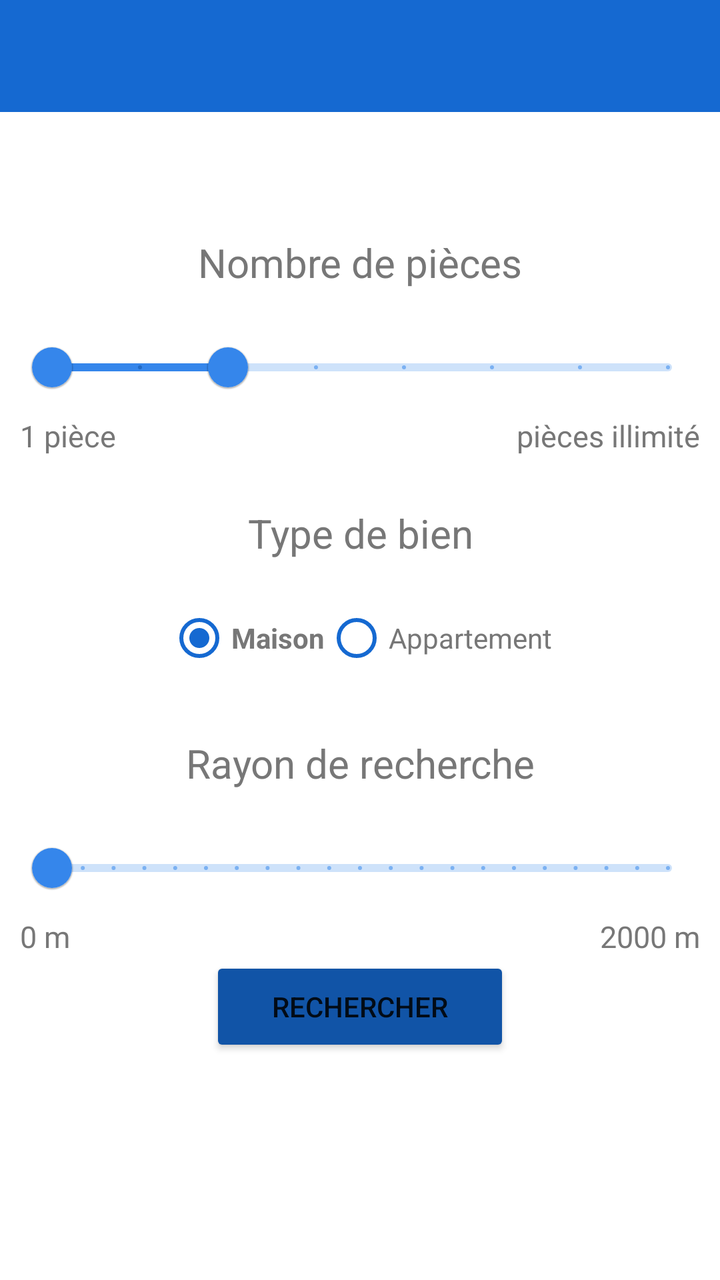
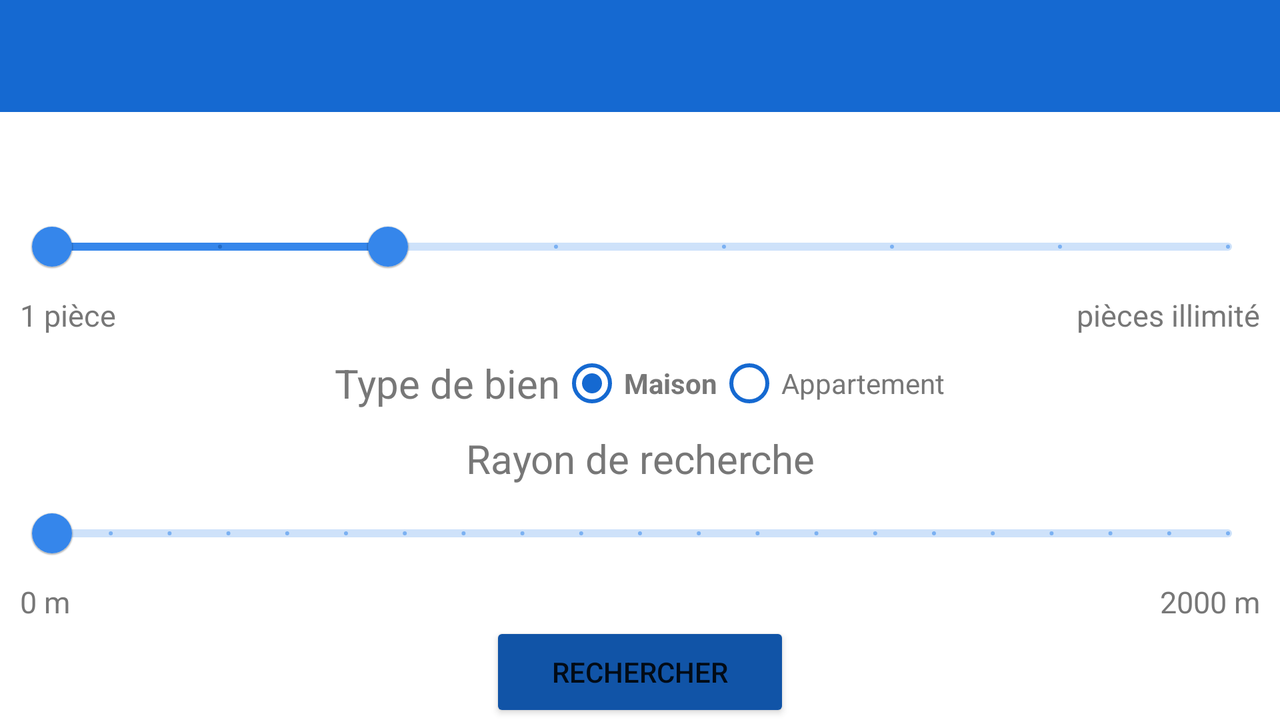

An Android layout and its configuration variant, each rendered on a device that would load it. The default file and the variant file are quoted in full after the pictures.
<!-- AndroidManifest.xml: application theme Theme.ProjetAndroid -->
<!-- res/layout/activity_main.xml -->
<?xml version="1.0" encoding="utf-8"?>
<androidx.drawerlayout.widget.DrawerLayout xmlns:android="http://schemas.android.com/apk/res/android"
    xmlns:app="http://schemas.android.com/apk/res-auto"
    xmlns:tools="http://schemas.android.com/tools"
    android:layout_width="match_parent"
    android:layout_height="match_parent"
    android:fitsSystemWindows="true"
    tools:openDrawer="start"
    android:id="@+id/activity_main_drawer_layout">

    <LinearLayout
        android:layout_width="match_parent"
        android:layout_height="wrap_content"
        android:orientation="vertical">

        
        <include
            layout="@layout/toolbar"
            android:layout_height="wrap_content"
            android:layout_width="match_parent" />

        
        <FrameLayout
            android:id="@+id/activity_main_frame_layout"
            android:layout_width="match_parent"
            android:layout_height="match_parent" />

    </LinearLayout>

    <LinearLayout
        android:layout_width="match_parent"
        android:layout_height="match_parent"
        android:gravity="center"
        android:orientation="vertical">

        <TextView
            android:layout_width="match_parent"
            android:layout_height="wrap_content"
            android:textAlignment="center"
            android:paddingTop="@dimen/title_padding_top"
            android:paddingBottom="@dimen/title_padding_bottom"
            android:textColor="@color/colorFontTextView"
            android:textSize="@dimen/size_text"
            android:text="Nombre de pièces"/>

        <com.google.android.material.slider.RangeSlider
            android:id="@+id/activity_main_slider_room_number"
            android:layout_width="match_parent"
            android:layout_height="wrap_content"
            android:layout_marginLeft="10dp"
            android:layout_marginRight="10dp"
            android:valueFrom="1"
            android:valueTo="8"
            android:stepSize="1"
            app:values="@array/rangeSliderValues"
            style="@style/Widget.App.Slider"/>

        <LinearLayout
            android:layout_width="match_parent"
            android:layout_height="wrap_content"
            android:orientation="horizontal">

            <TextView
                android:layout_width="wrap_content"
                android:layout_height="wrap_content"
                android:paddingLeft="@dimen/left_border_padding"
                android:textColor="@color/colorFontTextView"
                android:textSize="@dimen/size_seekbar_text"
                android:text="1 pièce"/>

            <TextView
                android:layout_width="match_parent"
                android:layout_height="match_parent"
                android:paddingRight="@dimen/right_border_padding"
                android:gravity="right"
                android:textColor="@color/colorFontTextView"
                android:textSize="@dimen/size_seekbar_text"
                android:text="pièces illimité"/>

        </LinearLayout>

        <TextView
            android:layout_width="match_parent"
            android:layout_height="wrap_content"
            android:textAlignment="center"
            android:paddingTop="@dimen/title_padding_top"
            android:paddingBottom="@dimen/title_padding_bottom"
            android:textColor="@color/colorFontTextView"
            android:textSize="@dimen/size_text"
            android:text="Type de bien"/>

        <RadioGroup
            android:id="@+id/activity_main_radioBtn_grp"
            android:layout_width="wrap_content"
            android:layout_height="wrap_content"
            android:orientation="horizontal">

            <RadioButton
                android:id="@+id/activity_main_radioBtn_house"
                android:checked="true"
                android:buttonTint="@color/colorPrimary"
                android:layout_width="wrap_content"
                android:layout_height="wrap_content"
                android:textColor="@color/colorFontTextView"
                android:textStyle="bold"
                android:text="Maison"/>

            <RadioButton
                android:id="@+id/activity_main_radioBtn_apartment"
                android:layout_width="wrap_content"
                android:layout_height="wrap_content"
                android:textColor="@color/colorFontTextView"
                android:buttonTint="@color/colorPrimary"
                android:text="Appartement"/>

        </RadioGroup>

        <TextView
            android:layout_width="match_parent"
            android:layout_height="wrap_content"
            android:textAlignment="center"
            android:paddingTop="@dimen/title_padding_top"
            android:paddingBottom="@dimen/title_padding_bottom"
            android:textColor="@color/colorFontTextView"
            android:textSize="@dimen/size_text"
            android:text="Rayon de recherche"/>

        <com.google.android.material.slider.Slider
            android:id="@+id/activity_main_slider_distance"
            android:layout_width="match_parent"
            android:layout_height="wrap_content"
            android:layout_marginLeft="10dp"
            android:layout_marginRight="10dp"
            android:valueFrom="0"
            android:valueTo="2000"
            android:stepSize="100"
            style="@style/Widget.App.Slider"/>

        <LinearLayout
            android:layout_width="match_parent"
            android:layout_height="wrap_content"
            android:orientation="horizontal">

            <TextView
                android:layout_width="wrap_content"
                android:layout_height="wrap_content"
                android:paddingLeft="@dimen/left_border_padding"
                android:textColor="@color/colorFontTextView"
                android:textSize="@dimen/size_seekbar_text"
                android:text="0 m"/>

            <TextView
                android:layout_width="match_parent"
                android:layout_height="match_parent"
                android:paddingRight="@dimen/right_border_padding"
                android:gravity="right"
                android:textColor="@color/colorFontTextView"
                android:textSize="@dimen/size_seekbar_text"
                android:text="2000 m"/>

        </LinearLayout>

        <Button
            android:id="@+id/activity_main_button_search"
            android:text="Rechercher"
            android:theme="@style/MyButtonTheme"
            android:layout_width="@dimen/size_button_width"
            android:layout_height="@dimen/size_button_height" />
        <TextView
            android:id="@+id/text_view_result"
            android:layout_width="wrap_content"
            android:layout_height="wrap_content"/>

    </LinearLayout>

    
    <com.google.android.material.navigation.NavigationView
        android:id="@+id/activity_main_nav_view"
        android:layout_width="wrap_content"
        android:layout_height="match_parent"
        android:layout_gravity="start"
        android:fitsSystemWindows="true"
        app:headerLayout="@layout/activity_main_nav_header"
        app:menu="@menu/activity_main_menu_drawer" />

</androidx.drawerlayout.widget.DrawerLayout>
<!-- res/layout/toolbar.xml (included above) -->
<?xml version="1.0" encoding="utf-8"?>
<androidx.appcompat.widget.Toolbar
    xmlns:android="http://schemas.android.com/apk/res/android"
    xmlns:app="http://schemas.android.com/apk/res-auto"
    xmlns:tools="http://schemas.android.com/tools"

    android:id="@+id/toolbar"
    android:minHeight="?attr/actionBarSize"
    android:layout_width="match_parent"
    android:layout_height="wrap_content"
    app:titleTextColor="@color/white"
    android:background="@color/colorPrimary"
    android:theme="@style/ToolbarTheme"
    app:titleTextAppearance="@style/Toolbar.TitleText"
    tools:ignore="NamespaceTypo" />
<!-- res/layout/activity_main_nav_header.xml (included above) -->
<?xml version="1.0" encoding="utf-8"?>
<LinearLayout
    xmlns:android="http://schemas.android.com/apk/res/android"
    xmlns:app="http://schemas.android.com/apk/res-auto"
    android:layout_width="match_parent"
    android:layout_height="@dimen/nav_header_height"
    android:background="#B2B9E1"
    android:gravity="center"
    android:orientation="vertical">

    <ImageView
        android:id="@+id/imageView"
        android:layout_width="wrap_content"
        android:layout_height="wrap_content"
        app:srcCompat="@drawable/ic_launcher_small" />

    <TextView
        android:layout_width="wrap_content"
        android:layout_height="wrap_content"
        android:gravity="center"
        android:textColor="@color/colorPink"
        android:textStyle="bold"
        android:text="QuelPrixImmo"
        android:textSize="16sp"/>

</LinearLayout>
<!-- resources referenced by this layout -->
<resources>
  <string-array name="rangeSliderValues">
          <item>1</item>
          <item>3</item>
      </string-array>
  <color name="colorFontTextView">#777777</color>
  <color name="colorPink">#BA1DD5</color>
  <color name="colorPrimary">#1569d1</color>
  <color name="white">#FFFFFFFF</color>
  <dimen name="left_border_padding">10dp</dimen>
  <dimen name="nav_header_height">176dp</dimen>
  <dimen name="right_border_padding">10dp</dimen>
  <dimen name="size_button_height">50dip</dimen>
  <dimen name="size_button_width">150dip</dimen>
  <dimen name="size_seekbar_text">15sp</dimen>
  <dimen name="size_text">20sp</dimen>
  <dimen name="title_padding_bottom">15dp</dimen>
  <dimen name="title_padding_top">25dp</dimen>
  <style name="MyButtonTheme">
          <item name="android:backgroundTint">@color/colorPrimaryDark</item>
      </style>
  <style name="Toolbar.TitleText" parent="TextAppearance.Widget.AppCompat.Toolbar.Title">
          <item name="android:textSize">21sp</item>
          <item name="android:textStyle">italic</item>
      </style>
  <style name="ToolbarTheme" parent="@style/ThemeOverlay.AppCompat.Dark.ActionBar">
          
          <item name="android:textColorPrimary">@color/colorAccent</item>
      </style>
  <style name="Widget.App.Slider" parent="Widget.MaterialComponents.Slider">
          <item name="materialThemeOverlay">@style/ThemeOverlay.App.Slider</item>
          <item name="labelStyle">@style/Widget.App.Tooltip</item>
      </style>
  <style name="Theme.ProjetAndroid" parent="Theme.MaterialComponents.DayNight.NoActionBar">
          
          <item name="colorPrimary">@color/purple_500</item>
          <item name="colorPrimaryVariant">@color/purple_700</item>
          <item name="colorOnPrimary">@color/white</item>
          
          <item name="colorSecondary">@color/teal_200</item>
          <item name="colorSecondaryVariant">@color/teal_700</item>
          <item name="colorOnSecondary">@color/black</item>
          
          <item name="android:statusBarColor" tools:targetApi="l">@color/colorPrimaryDark</item>
          
          <item name="sliderStyle">@style/Widget.App.Slider</item>
  
      </style>
  <color name="colorPrimaryDark">#1154a7</color>
  <color name="colorAccent">#F4F7F8</color>
  <style name="ThemeOverlay.App.Slider" parent="">
          <item name="colorPrimary">@color/colorPrimaryLow</item>
          <item name="colorOnPrimary">@color/colorPrimaryDark</item>
          <item name="colorOnSurface">@color/colorPrimaryLow</item>
      </style>
  <style name="Widget.App.Tooltip" parent="Widget.MaterialComponents.Tooltip">
          <item name="android:textAppearance">@style/TextAppearance.App.Tooltip</item>
          <item name="backgroundTint">@color/colorPrimaryDark</item>
      </style>
  <color name="purple_500">#FF6200EE</color>
  <color name="purple_700">#FF3700B3</color>
  <color name="teal_200">#FF03DAC5</color>
  <color name="teal_700">#FF018786</color>
  <color name="black">#FF000000</color>
  <color name="colorPrimaryLow">#3586EB</color>
  <style name="TextAppearance.App.Tooltip" parent="TextAppearance.MaterialComponents.Tooltip">
          <item name="android:textColor">@color/colorAccent</item>
      </style>
</resources>
<!-- res/layout-land/activity_main.xml (the author's variant of the layout above) -->
<!-- drawn on the phone turned sideways -->
<?xml version="1.0" encoding="utf-8"?>
<androidx.drawerlayout.widget.DrawerLayout xmlns:android="http://schemas.android.com/apk/res/android"
    xmlns:app="http://schemas.android.com/apk/res-auto"
    xmlns:tools="http://schemas.android.com/tools"
    android:layout_width="match_parent"
    android:layout_height="match_parent"
    android:fitsSystemWindows="true"
    tools:openDrawer="start"
    android:id="@+id/activity_main_drawer_layout">

    <LinearLayout
        android:layout_width="match_parent"
        android:layout_height="wrap_content"
        android:orientation="vertical">

        
        <include
            layout="@layout/toolbar"
            android:layout_height="wrap_content"
            android:layout_width="match_parent" />

        
        <FrameLayout
            android:id="@+id/activity_main_frame_layout"
            android:layout_width="match_parent"
            android:layout_height="match_parent" />

    </LinearLayout>

    <LinearLayout
        android:layout_width="match_parent"
        android:layout_height="match_parent"
        android:gravity="center"
        android:layout_marginTop="50dp"
        android:orientation="vertical">


        <com.google.android.material.slider.RangeSlider
            android:id="@+id/activity_main_slider_room_number"
            android:layout_width="match_parent"
            android:layout_height="wrap_content"
            android:layout_marginTop="50dp"
            android:layout_marginLeft="10dp"
            android:layout_marginRight="10dp"
            android:valueFrom="1"
            android:valueTo="8"
            android:stepSize="1"
            app:values="@array/rangeSliderValues"
            style="@style/Widget.App.Slider"/>

        <LinearLayout
            android:layout_width="match_parent"
            android:layout_height="wrap_content"
            android:orientation="horizontal">

            <TextView
                android:layout_width="wrap_content"
                android:layout_height="wrap_content"
                android:paddingLeft="@dimen/left_border_padding"
                android:textColor="@color/colorFontTextView"
                android:textSize="@dimen/size_seekbar_text"
                android:text="1 pièce"/>

            <TextView
                android:layout_width="match_parent"
                android:layout_height="match_parent"
                android:paddingRight="@dimen/right_border_padding"
                android:gravity="right"
                android:textColor="@color/colorFontTextView"
                android:textSize="@dimen/size_seekbar_text"
                android:text="pièces illimité"/>

        </LinearLayout>

        <LinearLayout
            android:layout_width="wrap_content"
            android:layout_height="wrap_content"
            android:orientation="horizontal"
            android:gravity="center">

        <TextView
            android:layout_width="match_parent"
            android:layout_height="wrap_content"
            android:textColor="@color/colorFontTextView"
            android:textSize="@dimen/size_text"
            android:text="Type de bien"/>

        <RadioGroup
            android:id="@+id/activity_main_radioBtn_grp"
            android:layout_width="wrap_content"
            android:layout_height="wrap_content"
            android:orientation="horizontal">

            <RadioButton
                android:id="@+id/activity_main_radioBtn_house"
                android:checked="true"
                android:buttonTint="@color/colorPrimary"
                android:layout_width="wrap_content"
                android:layout_height="wrap_content"
                android:textColor="@color/colorFontTextView"
                android:textStyle="bold"
                android:text="Maison"/>

            <RadioButton
                android:id="@+id/activity_main_radioBtn_apartment"
                android:layout_width="wrap_content"
                android:layout_height="wrap_content"
                android:textColor="@color/colorFontTextView"
                android:buttonTint="@color/colorPrimary"
                android:text="Appartement"/>

        </RadioGroup>
        </LinearLayout>

        <TextView
            android:layout_width="match_parent"
            android:layout_height="wrap_content"
            android:textAlignment="center"
            android:textColor="@color/colorFontTextView"
            android:textSize="@dimen/size_text"
            android:text="Rayon de recherche"/>

        <com.google.android.material.slider.Slider
            android:id="@+id/activity_main_slider_distance"
            android:layout_width="match_parent"
            android:layout_height="wrap_content"
            android:layout_marginLeft="10dp"
            android:layout_marginRight="10dp"
            android:valueFrom="0"
            android:valueTo="2000"
            android:stepSize="100"
            style="@style/Widget.App.Slider"/>

        <LinearLayout
            android:layout_width="match_parent"
            android:layout_height="wrap_content"
            android:orientation="horizontal">

            <TextView
                android:layout_width="wrap_content"
                android:layout_height="wrap_content"
                android:paddingLeft="@dimen/left_border_padding"
                android:textColor="@color/colorFontTextView"
                android:textSize="@dimen/size_seekbar_text"
                android:text="0 m"/>

            <TextView
                android:layout_width="match_parent"
                android:layout_height="match_parent"
                android:paddingRight="@dimen/right_border_padding"
                android:gravity="right"
                android:textColor="@color/colorFontTextView"
                android:textSize="@dimen/size_seekbar_text"
                android:text="2000 m"/>

        </LinearLayout>

        <Button
            android:id="@+id/activity_main_button_search"
            android:text="Rechercher"
            android:theme="@style/MyButtonTheme"
            android:layout_width="@dimen/size_button_width"
            android:layout_height="@dimen/size_button_height" />

    </LinearLayout>

    
    <com.google.android.material.navigation.NavigationView
        android:id="@+id/activity_main_nav_view"
        android:layout_width="wrap_content"
        android:layout_height="match_parent"
        android:layout_gravity="start"
        android:fitsSystemWindows="true"
        app:headerLayout="@layout/activity_main_nav_header"
        app:menu="@menu/activity_main_menu_drawer" />

</androidx.drawerlayout.widget.DrawerLayout>
<!-- resources referenced by the variant -->
<!-- as the phone turned sideways resolves them -->
<resources>
  <string-array name="rangeSliderValues">
          <item>1</item>
          <item>3</item>
      </string-array>
  <color name="colorFontTextView">#777777</color>
  <color name="colorPink">#BA1DD5</color>
  <color name="colorPrimary">#1569d1</color>
  <color name="white">#FFFFFFFF</color>
  <dimen name="left_border_padding">10dp</dimen>
  <dimen name="nav_header_height">176dp</dimen>
  <dimen name="right_border_padding">10dp</dimen>
  <dimen name="size_button_height">50dip</dimen>
  <dimen name="size_button_width">150dip</dimen>
  <dimen name="size_seekbar_text">15sp</dimen>
  <dimen name="size_text">20sp</dimen>
  <style name="MyButtonTheme">
          <item name="android:backgroundTint">@color/colorPrimaryDark</item>
      </style>
  <style name="Toolbar.TitleText" parent="TextAppearance.Widget.AppCompat.Toolbar.Title">
          <item name="android:textSize">21sp</item>
          <item name="android:textStyle">italic</item>
      </style>
  <style name="ToolbarTheme" parent="@style/ThemeOverlay.AppCompat.Dark.ActionBar">
          
          <item name="android:textColorPrimary">@color/colorAccent</item>
      </style>
  <style name="Widget.App.Slider" parent="Widget.MaterialComponents.Slider">
          <item name="materialThemeOverlay">@style/ThemeOverlay.App.Slider</item>
          <item name="labelStyle">@style/Widget.App.Tooltip</item>
      </style>
  <style name="Theme.ProjetAndroid" parent="Theme.MaterialComponents.DayNight.NoActionBar">
          
          <item name="colorPrimary">@color/purple_500</item>
          <item name="colorPrimaryVariant">@color/purple_700</item>
          <item name="colorOnPrimary">@color/white</item>
          
          <item name="colorSecondary">@color/teal_200</item>
          <item name="colorSecondaryVariant">@color/teal_700</item>
          <item name="colorOnSecondary">@color/black</item>
          
          <item name="android:statusBarColor" tools:targetApi="l">@color/colorPrimaryDark</item>
          
          <item name="sliderStyle">@style/Widget.App.Slider</item>
  
      </style>
  <color name="colorPrimaryDark">#1154a7</color>
  <color name="colorAccent">#F4F7F8</color>
  <style name="ThemeOverlay.App.Slider" parent="">
          <item name="colorPrimary">@color/colorPrimaryLow</item>
          <item name="colorOnPrimary">@color/colorPrimaryDark</item>
          <item name="colorOnSurface">@color/colorPrimaryLow</item>
      </style>
  <style name="Widget.App.Tooltip" parent="Widget.MaterialComponents.Tooltip">
          <item name="android:textAppearance">@style/TextAppearance.App.Tooltip</item>
          <item name="backgroundTint">@color/colorPrimaryDark</item>
      </style>
  <color name="purple_500">#FF6200EE</color>
  <color name="purple_700">#FF3700B3</color>
  <color name="teal_200">#FF03DAC5</color>
  <color name="teal_700">#FF018786</color>
  <color name="black">#FF000000</color>
  <color name="colorPrimaryLow">#3586EB</color>
  <style name="TextAppearance.App.Tooltip" parent="TextAppearance.MaterialComponents.Tooltip">
          <item name="android:textColor">@color/colorAccent</item>
      </style>
</resources>
